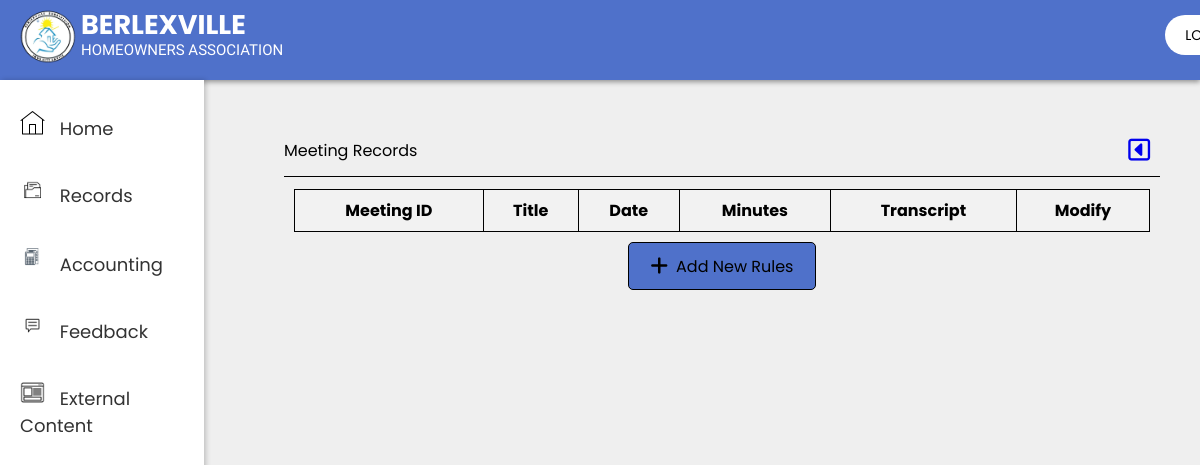
The app's page /admin/admin-records-meeting.php, older data.
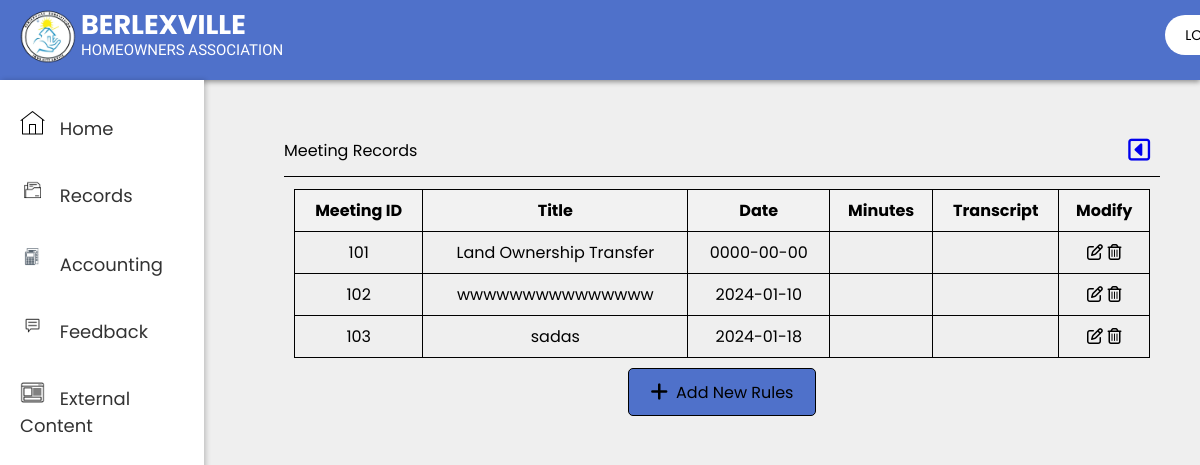
The same page, newer data.
### tables this page shows
CREATE TABLE `tbl_meeting` (
  `meetingID` int(11) NOT NULL,
  `title` varchar(255) NOT NULL,
  `date` date NOT NULL,
  `minutes` longblob DEFAULT NULL,
  `transcript` longblob DEFAULT NULL
);

### admin/admin-records-meeting.php (the view, shortened to what this page needs)
<?php
include 'admin-nav-sidebars.php';
include '../db_connect.php';
$meetings = array();
$query = "SELECT * FROM tbl_meeting";
$result = mysqli_query($conn, $query);
if ($result && mysqli_num_rows($result) > 0) {
    while ($meeting = mysqli_fetch_assoc($result)) {
        $meetingID = $meeting['meetingID'];
        $title = $meeting['title'];
        $date = $meeting['date'];
        $minutes = $meeting['minutes'];
        $transcript = $meeting['transcript'];
        $meetings[] = array(
            'meetingID' => $meetingID,
            'title' => $title,
            'date' => $date,
            'minutes' => $minutes,
            'transcript' => $transcript
        );
    }
}
?>
<!DOCTYPE html>
<html lang="en">
    <head>
        <link rel="stylesheet" href="https://cdnjs.cloudflare.com/ajax/libs/font-awesome/6.5.1/css/all.min.css" />
    </head>
    <body>
        <div class ="content-area">
            <div class="upperbox">
                <p>Meeting Records</p>
                <a href="admin-records.php">
                    <i class="fa-regular fa-square-caret-left"></i>
                </a>
            </div>
            <div class="middlebox">
            <table>
                <thead>
                    <tr>
                        <th>Meeting ID</th>
                        <th>Title</th>
                        <th> Date </th>
                        <th>Minutes</th>
                        <th>Transcript</th>
                        <th>Modify</th>
                    </tr>
                </thead>
                <tbody>
                    <?php foreach ($meetings as $row): ?>
                        <tr>
                            <td><?php echo $row['meetingID']; ?></td>
                            <td><?php echo $row['title']; ?></td>
                            <td><?php echo $row['date']; ?></td>
                            <td><?php echo $row['minutes']; ?></td>
                            <td><?php echo $row['transcript']; ?></td>
                            <td>
                                <div class="modify">
                                    <i class="fa-regular fa-pen-to-square edit-icon" data-meetingid="<?php echo $row['meetingID']; ?>"></i>
                                    <i class="fa-regular fa-trash-can" onclick="deleteMeeting(<?php echo $row['meetingID']; ?>)"></i>
                                </div>
                            </td>
                        </tr>
                    <?php endforeach; ?>
                </tbody>
            </table>
            </div>
            <div class="bottombox">
                <div class="add-button" onclick="showAddForm()">
                    <i class="fa-solid fa-plus"></i>
                    <p>Add New Rules</p>
                </div>
             </div>
        </div>
    </body>
</html>

Row changes from the older to the newer data that the page shows:
added tbl_meeting: meetingID "101", title "Land Ownership Transfer", date "0000-00-00"
added tbl_meeting: meetingID "102", title "wwwwwwwwwwwwwww", date "2024-01-10"
added tbl_meeting: meetingID "103", title "sadas", date "2024-01-18"
